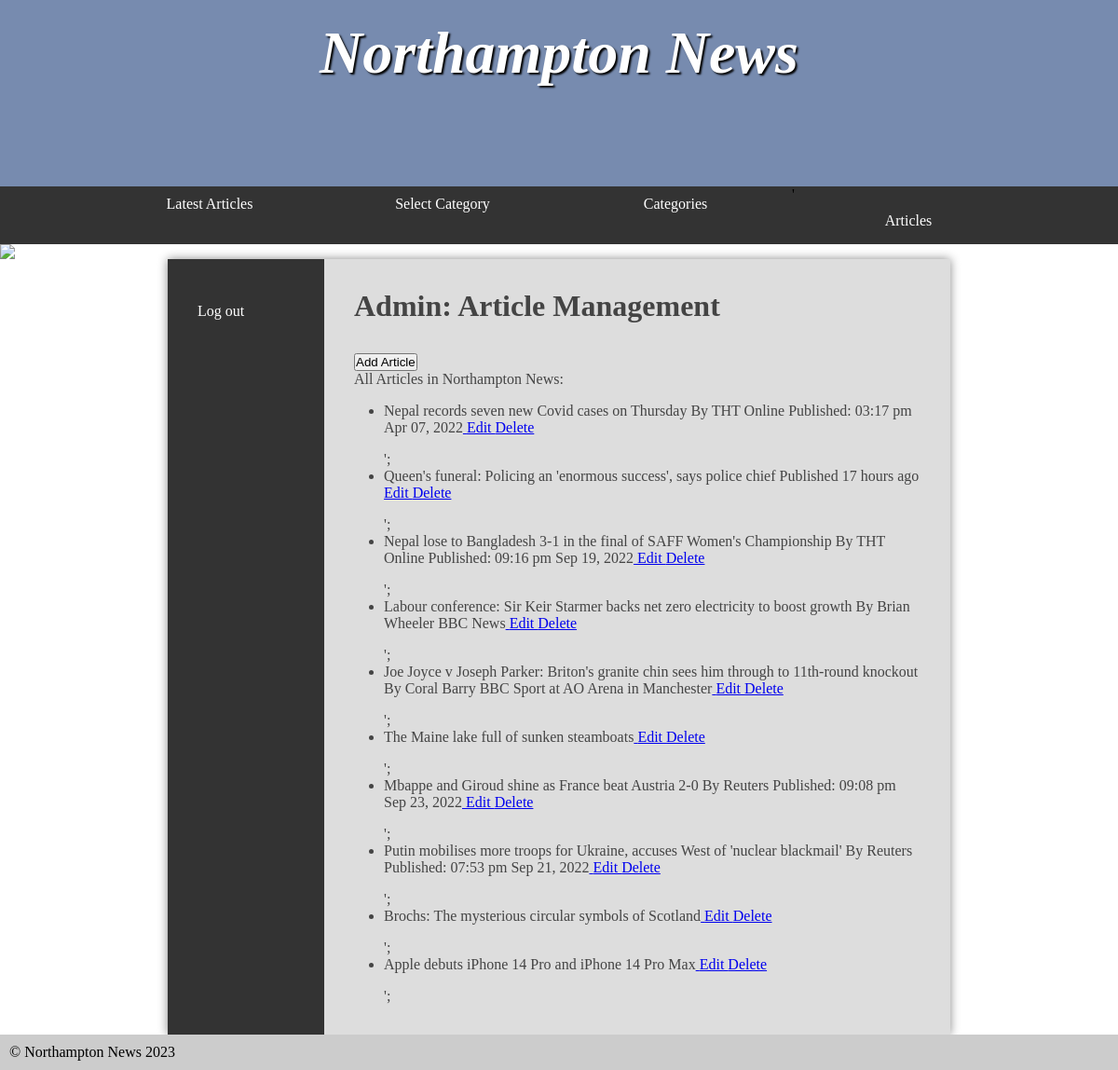
Screenshot of /adminArticles.php (signed in) with the database file from the repository.
### tables this page shows
CREATE TABLE `article` (
  `id` int NOT NULL,
  `title` varchar(255) DEFAULT NULL,
  `categoryId` int DEFAULT NULL,
  `content` text,
  `publishDate` datetime DEFAULT NULL
);

### adminArticles.php (the view, shortened to what this page needs)
<?php
require 'conn.php';
$articles = $pdo_db_connection->prepare('select * from article');
$articles->execute();
require 'dc.php';
?>
<main>
    <nav>
        <ul>
            <li><a href="logout.php">Log out</a></li>
        </ul>
    </nav>
    <article>
        <h2> Admin: Article Management</h2>
        <a href = 'addArticle.php'><button>Add Article</button></a>
        <p>
            All Articles in Northampton News:
        </p>
       <ul>
        <?php
            foreach($articles->fetchAll() as $rwo) { ?>
                <li> <?=$rwo['title'] ?><a href="editArticle.php?id= <?=$rwo['id']?>."> Edit </a> <a href="deleteArticle.php?id=<?=$rwo['id'] ?>">Delete</a></li>';
          <?php  }
        ?>
       </ul>
    </article>
</main>
<?php require 'footer.php';

### styles.css (style rules this page uses)
* { margin: 0; padding: 0; }
html { font-family: 'Oxygen-Regular', times, verdana, sans-serif; }
body { background-color: #fff; }
nav { width: 100%; background-color: #333; overflow: auto; }
nav ul { width: 1000px; margin: auto; display: block; list-style-type: none; }
nav ul li { width: 25%; float: left; overflow: auto; text-align: center; }
nav a { color: white; padding-top: 10px; display: block; text-decoration: none; }
main { min-height: 50vh; background-color: #ddd; width: 70vw; display: block; margin: auto; box-shadow: 0px 0px 10px #888; color:#444; }
main h2 { font-size:2em; }
p, li, h2 { margin-bottom: 1em; }
ul { margin-left: 2em; }
main { display: table; }
main > article { display: table-cell; padding: 2em; }
main > nav { display: table-cell; width: 20%; padding: 2em; }
main > nav li { float: none; width: auto; text-align: left; }
main > nav ul { width: auto; }

### rows the page displays
article: title "Nepal records seven new Covid cases on Thursday By THT Online Published: 03:17 pm Apr 07, 2022"
article: title "Queen's funeral: Policing an 'enormous success', says police chief Published 17 hours ago"
article: title "Nepal lose to Bangladesh 3-1 in the final of SAFF Women's Championship By THT Online Published: 09:16 pm Sep 19, 2022"
article: title "Labour conference: Sir Keir Starmer backs net zero electricity to boost growth By Brian Wheeler BBC News"
article: title "Joe Joyce v Joseph Parker: Briton's granite chin sees him through to 11th-round knockout By Coral Barry BBC Sport at AO Arena in Manchester"
article: title "The Maine lake full of sunken steamboats"
article: title "Mbappe and Giroud shine as France beat Austria 2-0 By Reuters Published: 09:08 pm Sep 23, 2022"
article: title "Putin mobilises more troops for Ukraine, accuses West of 'nuclear blackmail' By Reuters Published: 07:53 pm Sep 21, 2022"
article: title "Brochs: The mysterious circular symbols of Scotland"
article: title "Apple debuts iPhone 14 Pro and iPhone 14 Pro Max"
